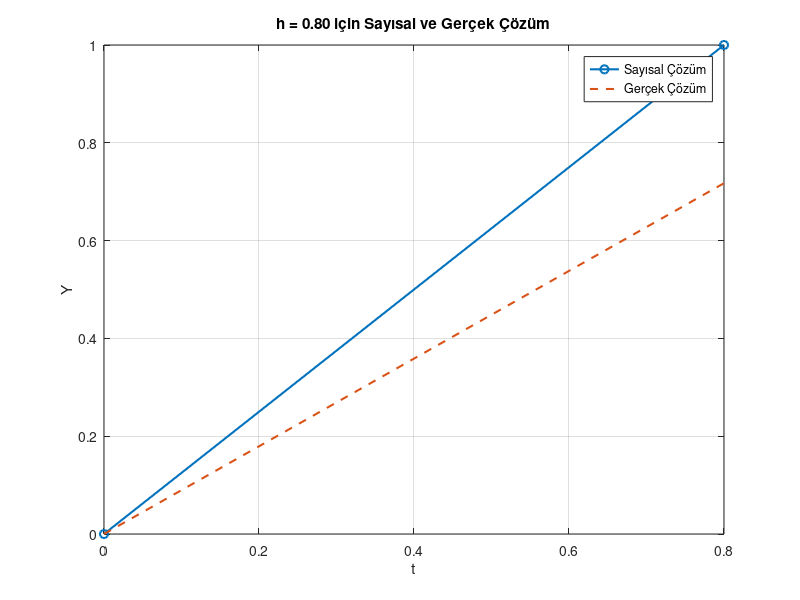
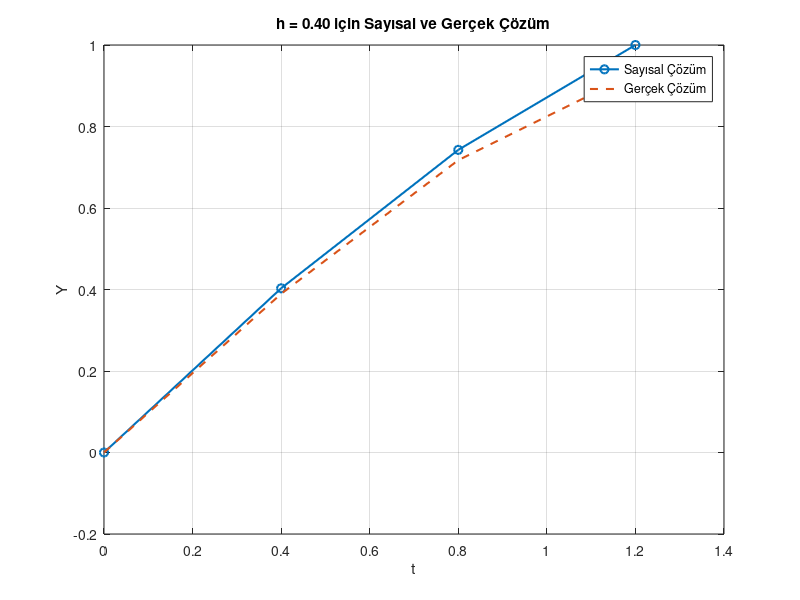
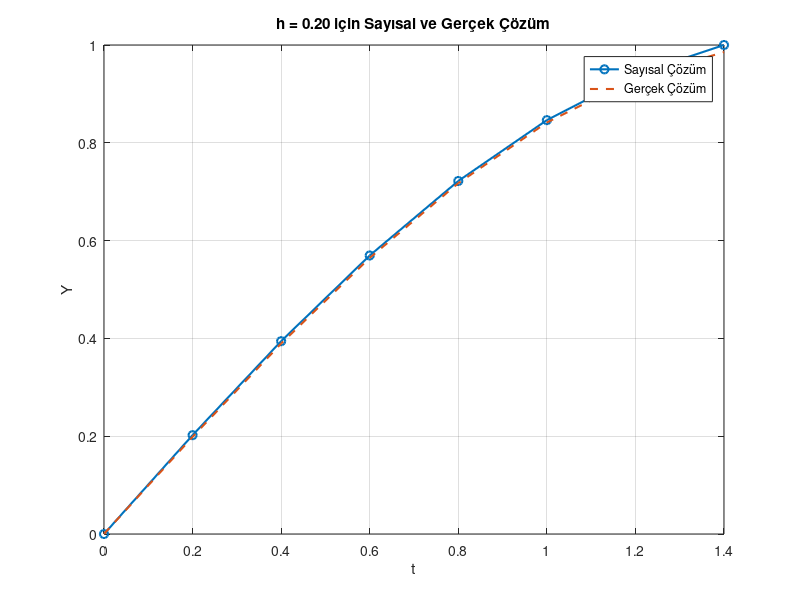
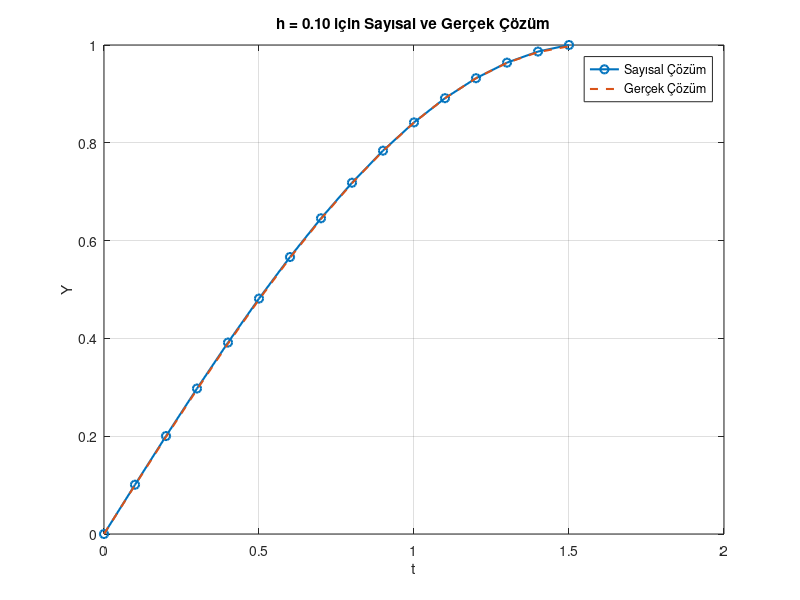

These figures' MATLAB source, in order:
function compare_numerical_exact()
    % Adım boyutları
    h_values = [0.8, 0.4, 0.2, 0.1];
    
    for h_idx = 1:length(h_values)
        h = h_values(h_idx);
        
        % Ağ noktaları
        t = 0:h:pi/2;
        N = length(t);
        
        % Matris ve sağ taraf vektörü
        A = zeros(N, N);
        b = zeros(N, 1);
        
        % Sınır koşulları
        A(1, 1) = 1;
        b(1) = 0;
        A(N, N) = 1;
        b(N) = 1;
        
        % İç noktalar için denklemler
        for i = 2:N-1
            A(i, i-1) = 1/h^2 + 1/(2*h);
            A(i, i) = -2/h^2 - 1;
            A(i, i+1) = 1/h^2 - 1/(2*h) - 1;
            b(i) = -cos(t(i))/2 - cos(t(i+1))/2 - 3*sin(t(i))/2 - 3*sin(t(i+1))/2;
        end
        
        % Lineer sistemi çöz
        Y = A\b;
        
        % Analitik çözüm
        Y_exact = sin(t);
        
        % Grafik çizme
        figure;
        plot(t, Y, 'o-', 'LineWidth', 1.5, 'DisplayName', 'Sayısal Çözüm');
        hold on;
        plot(t, Y_exact, '--', 'LineWidth', 1.5, 'DisplayName', 'Gerçek Çözüm');
        hold off;
        
        title(sprintf('h = %.2f için Sayısal ve Gerçek Çözüm', h));
        xlabel('t');
        ylabel('Y');
        legend;
        grid on;
    end
end
